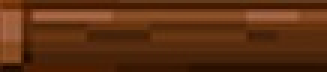
#> input picture images/woodleft.jpg, 109 x 24 px (shown 3 times larger)
$ python main.py
#> lines starting #> are read from the running program, lines starting #| are printed output that depends on the picture
import numpy as np
import cv2
from PIL import ImageGrab
import pyautogui

# IMAGE PROCESSING KAARATE CHOP KICK
# https://gamersmoby.com/game-play/karate-chop-kick


# Load the templates
template_left1 = cv2.imread('images/woodleft.jpg', 0)
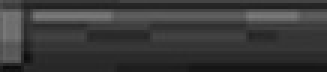
#> template_left1: shape (24, 109) (shown 3 times larger); min 11, max 124, mean 57.2
template_right1 = cv2.imread('images/woodright.jpg', 0)
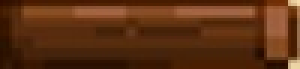
#> input picture images/woodright.jpg, 100 x 23 px (shown 3 times larger)
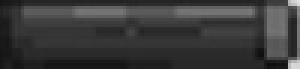
#> template_right1: shape (23, 100) (shown 3 times larger); min 13, max 222, mean 57.4

# Get the dimensions of the template. This is the same size as the match.
h, w  = template_left1.shape
#> h = 24; w = 109

# Define the threshold
threshold = 0.7

# Define the click coordinates
x, y = (333,750)

# Define the side
Side = "Left"

while True:
    # Screen capture based on the side
    if Side == "Left":
#> (the run stopped early here; a loop or call above may not have finished)
